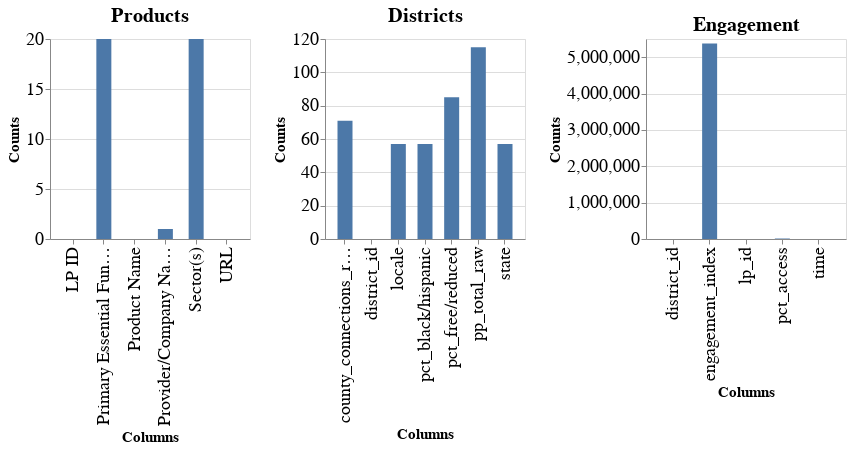

Notebook cell for this chart:
### Markdown cell above
The subplot below shows missing values in all three datasets we will be removing them in the next section as it is hard to replace them without actual information.

### Code cell
plot_eng = plot_missing(engagement_data).\
        properties(title='Engagement', width=200, height=200)

plot_pro = plot_missing(products_data).\
        properties(title='Products', width=200, height=200)

plot_dis = plot_missing(districts_data).\
        properties(title='Districts', width=200, height=200)

alt.hconcat(plot_pro, plot_dis, plot_eng )

### Figure 1 — Vega-Lite specification as saved in the notebook (floating-point values rounded to 4 significant figures)
{"width": 500, "height": 300, "config": {"style": {"bar": {"size": 15}, "guide-title": {"fontSize": 15}, "guide-label": {"fontSize": 15}}, "scale": {"bandPaddingInner": 0.5, "bandPaddingOuter": 0.5}, "legend": {"symbolSize": 15, "titleFontSize": 15, "labelFontSize": 9}, "axis": {"titleFontSize": 15, "labelFontSize": 18}, "title": {"fontSize": 20}}, "hconcat": [{"data": {"name": "data-289e040b80cffa5efc8572ace1a5b402"}, "mark": "bar", "encoding": {"tooltip": {"type": "quantitative", "field": "Counts"}, "x": {"type": "nominal", "field": "Columns"}, "y": {"type": "quantitative", "field": "Counts"}}, "height": 200, "title": "Products", "width": 200}, {"data": {"name": "data-cb9c38bed664f6a275e22731a1267750"}, "mark": "bar", "encoding": {"tooltip": {"type": "quantitative", "field": "Counts"}, "x": {"type": "nominal", "field": "Columns"}, "y": {"type": "quantitative", "field": "Counts"}}, "height": 200, "title": "Districts", "width": 200}, {"data": {"name": "data-92c518329f4e41276c0d5fb220b36d7a"}, "mark": "bar", "encoding": {"tooltip": {"type": "quantitative", "field": "Counts"}, "x": {"type": "nominal", "field": "Columns"}, "y": {"type": "quantitative", "field": "Counts"}}, "height": 200, "title": "Engagement", "width": 200}], "$schema": "https://vega.github.io/schema/vega-lite/v4.8.1.json", "datasets": {"data-289e040b80cffa5efc8572ace1a5b402": [{"Columns": "LP ID", "Counts": 0}, {"Columns": "URL", "Counts": 0}, {"Columns": "Product Name", "Counts": 0}, {"Columns": "Provider/Company Name", "Counts": 1}, {"Columns": "Sector(s)", "Counts": 20}, {"Columns": "Primary Essential Function", "Counts": 20}], "data-cb9c38bed664f6a275e22731a1267750": [{"Columns": "district_id", "Counts": 0}, {"Columns": "state", "Counts": 57}, {"Columns": "locale", "Counts": 57}, {"Columns": "pct_black/hispanic", "Counts": 57}, {"Columns": "pct_free/reduced", "Counts": 85}, {"Columns": "county_connections_ratio", "Counts": 71}, {"Columns": "pp_total_raw", "Counts": 115}], "data-92c518329f4e41276c0d5fb220b36d7a": [{"Columns": "time", "Counts": 0}, {"Columns": "lp_id", "Counts": 541}, {"Columns": "pct_access", "Counts": 13447}, {"Columns": "engagement_index", "Counts": 5378409}, {"Columns": "district_id", "Counts": 0}]}}
